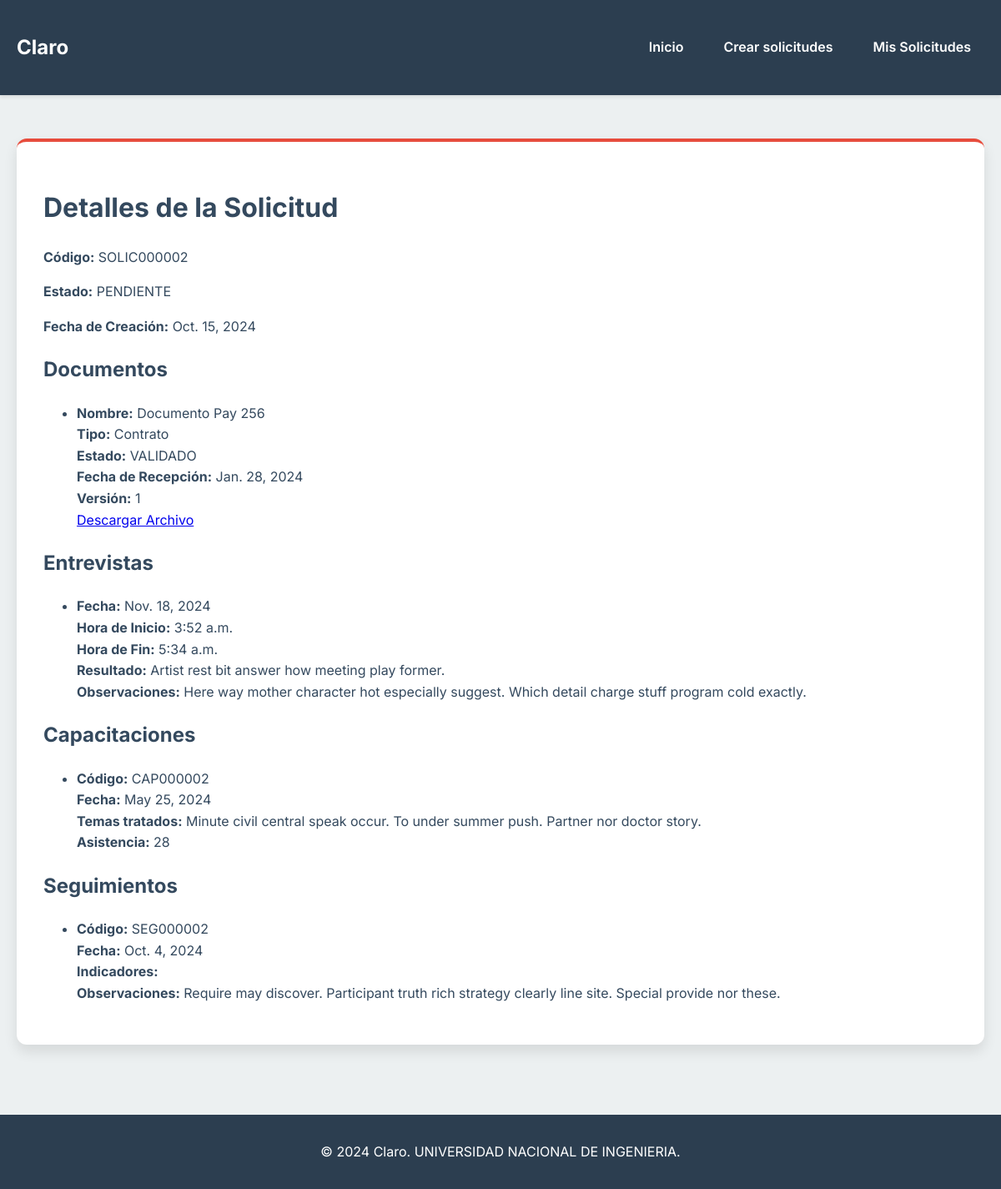
/solicitud/SOLIC000002/ (signed in), run on the app's committed database.
### app/models.py (models this page shows, shortened)
class Solicitud(models.Model):
    ESTADOS = [
        ('PENDIENTE', 'Pendiente'),
        ('COMPLETADA', 'Completada'),
        ('CANCELADA', 'Cancelada'),
    ]
    TIPO_SOLICITUD = [
        ('Distribuidor Autorizado de Claro', 'DAC'),
        ('Centro de Atención Claro', 'CAC'),
    ]
    cod_solicitud = models.CharField(max_length=9, primary_key=True)
    fecha_inicio_solicitud = models.DateField()
    fecha_fin_solicitud = models.DateField(blank=True, null=True)
    fecha_notificacion = models.DateField(blank=True, null=True)
    estado_solicitud = models.CharField(
        max_length=50,
        choices=ESTADOS,
        default='PENDIENTE',
        null=True,
        blank=True
    )
    tipo_solicitud = models.CharField(
        max_length=50,
        choices=TIPO_SOLICITUD
    )
    cod_solicitante = models.ForeignKey(Solicitante, on_delete=models.CASCADE)
    class Meta:
        db_table = 'Solicitud'

class Documento(models.Model):
    ESTADO_VALIDACION = [
        ('VALIDADO', 'Validado'),
        ('RECHAZADO', 'Rechazado'),
        ('PENDIENTE', 'Pendiente')
    ]
    cod_documento = models.CharField(max_length=9, primary_key=True)
    nombre_doc = models.CharField(max_length=100)
    tipo_doc = models.CharField(max_length=50)
    ruta_doc = models.CharField(max_length=255)
    fecha_recibido = models.DateField()
    version = models.IntegerField(default=1)
    estado_validacion = models.CharField(
        max_length=20,
        choices=ESTADO_VALIDACION,
        default='PENDIENTE'
    )
    solicitud = models.ForeignKey(Solicitud, related_name='documentos', on_delete=models.CASCADE)
    cod_analista_ac = models.ForeignKey('AnalistaCredito', related_name='documentos', on_delete=models.SET_NULL, null=True)
    class Meta:
        db_table = 'Documento_adm'

class Entrevista(models.Model):
    cod_entrevista = models.CharField(max_length=9, primary_key=True)
    fecha_entrevista = models.DateField()
    hora_inicio_entrevista = models.TimeField()
    hora_fin_entrevista = models.TimeField()
    resultados_entrevista = models.CharField(max_length=255)
    observaciones_entrevista = models.TextField(blank=True, null=True)
    solicitud = models.ForeignKey(Solicitud, related_name='entrevistas', on_delete=models.CASCADE, null=True)
    class Meta:
        db_table = 'Entrevista'

class Capacitacion(models.Model):
    cod_capacitacion = models.CharField(max_length=9, primary_key=True)
    fecha_capacitacion = models.DateField()
    temas_tratados = models.TextField()
    asistencia = models.IntegerField()
    solicitud = models.ForeignKey(Solicitud, related_name='capacitaciones', on_delete=models.CASCADE, null=True)
    class Meta:
        db_table = 'Capacitacion'

class Seguimiento(models.Model):
    cod_seguimiento = models.CharField(max_length=9, primary_key=True)
    fecha_seguimiento = models.DateField()
    indicadores = models.JSONField()  # Usando JSONField para almacenar métricas clave
    observaciones = models.TextField(blank=True, null=True)
    solicitud = models.ForeignKey(Solicitud, related_name='seguimientos', on_delete=models.CASCADE, null=True)
    class Meta:
        db_table = 'Seguimiento'

### app/views.py (the view)
# urls.py: path('solicitud/<str:cod_solicitud>/', views.solicitud_detalle, name='solicitud_detalle'),
@login_required
def solicitud_detalle(request, cod_solicitud):
    try:
        solicitud = Solicitud.objects.get(cod_solicitud=cod_solicitud)
    except Solicitud.DoesNotExist:
        raise Http404("Solicitud no encontrada")
    documentos = Documento.objects.filter(solicitud_id=solicitud)
    entrevistas = Entrevista.objects.filter(solicitud_id=solicitud)
    capacitaciones = Capacitacion.objects.filter(solicitud_id=solicitud)
    seguimientos = Seguimiento.objects.filter(solicitud_id=solicitud)
    return render(request, 'solicitud_detalle.html', {
        'solicitud': solicitud,
        'documentos': documentos,
        'entrevistas': entrevistas,
        'capacitaciones': capacitaciones,
        'seguimientos': seguimientos,
    })

### app/templates/solicitud_detalle.html (shortened to what this page needs)
{% extends 'base.html' %}
{% block content %}
    <h1>Detalles de la Solicitud</h1>
    <p><strong>Código:</strong> {{ solicitud.cod_solicitud }}</p>
    <p><strong>Estado:</strong> {{ solicitud.estado_solicitud }}</p>
    <p><strong>Fecha de Creación:</strong> {{ solicitud.fecha_inicio_solicitud }}</p>
    <h2>Documentos</h2>
    <ul>
        {% for documento in documentos %}
            <li>
                <strong>Nombre:</strong> {{ documento.nombre_doc }} <br>
                <strong>Tipo:</strong> {{ documento.tipo_doc }} <br>
                <strong>Estado:</strong> {{ documento.estado_validacion }} <br>
                <strong>Fecha de Recepción:</strong> {{ documento.fecha_recibido }} <br>
                <strong>Versión:</strong> {{ documento.version }} <br>
                {% if documento.cod_documento %}
                    <a href="{% url 'serve_couchbase_file' documento.cod_documento %}" target="_blank">
                    Descargar Archivo {{ form.initial.nombre_doc }}
                    </a>
                {% else %}
                <p>No hay archivo para este documento.</p>
                {% endif %}
            </li>
        {% empty %}
            <li>No hay documentos.</li>
        {% endfor %}
    </ul>
    <h2>Entrevistas</h2>
    <ul>
        {% for entrevista in entrevistas %}
            <li>
                <strong>Fecha:</strong> {{ entrevista.fecha_entrevista }} <br>
                <strong>Hora de Inicio:</strong> {{ entrevista.hora_inicio_entrevista }} <br>
                <strong>Hora de Fin:</strong> {{ entrevista.hora_fin_entrevista }} <br>
                <strong>Resultado:</strong> {{ entrevista.resultados_entrevista }} <br>
                <strong>Observaciones:</strong> {{ entrevista.observaciones_entrevista|default:"Sin observaciones" }}
            </li>
        {% empty %}
            <li>No hay entrevistas registradas.</li>
        {% endfor %}
    </ul>
    <h2>Capacitaciones</h2>
    <ul>
        {% for capacitacion in capacitaciones %}
            <li>
                <strong>Código:</strong> {{ capacitacion.cod_capacitacion }} <br>
                <strong>Fecha:</strong> {{ capacitacion.fecha_capacitacion }} <br>
                <strong>Temas tratados:</strong> {{ capacitacion.temas_tratados }} <br>
                <strong>Asistencia:</strong> {{ capacitacion.asistencia }} <br>
            </li>
        {% empty %}
            <li>No hay capacitaciones registradas.</li>
        {% endfor %}
    </ul>
    <h2>Seguimientos</h2>
    <ul>
        {% for seguimiento in seguimientos %}
            <li>
                <strong>Código:</strong> {{ seguimiento.cod_seguimiento }} <br>
                <strong>Fecha:</strong> {{ seguimiento.fecha_seguimiento }} <br>
                <strong>Indicadores:</strong>
                <br>
                <strong>Observaciones:</strong> {{ seguimiento.observaciones|default:"Sin observaciones" }}
            </li>
        {% empty %}
            <li>No hay seguimientos registrados.</li>
        {% endfor %}
    </ul>
{% endblock %}

### app/templates/base.html (shortened to what this page needs)
<!DOCTYPE html>
<html lang="es">
<head>
</head>
<body>
    <nav class="navbar">
        <div class="container navbar-content">
            <a class="navbar-brand" href="/">Claro</a>
            <div class="nav-links">
                <a class="nav-link" href="/">Inicio</a>
                <a class="nav-link" href="{% url 'crear_solicitudes' %}">Crear solicitudes</a>
                <a class="nav-link" href="{% url 'solicitudes_list' %}">Mis Solicitudes</a>
            </div>
        </div>
    </nav>
    <div class="container">
        <div class="card">
            {% block content %}
            {% endblock %}
        </div>
    </div>
    <footer>
        <p>&copy; 2024 Claro. UNIVERSIDAD NACIONAL DE INGENIERIA.</p>
    </footer>
</body>
</html>

### app/templates/base.html (style rules this page uses)
:root { --primary-color: #3498db; --secondary-color: #2ecc71; --accent-color: #e74c3c; --background-color: #ecf0f1; --text-color: #34495e; --card-background: #ffffff; --navbar-background: #2c3e50; --navbar-text: #ffffff; --button-hover: #2980b9; }
body { font-family: 'Inter', sans-serif; background-color: var(--background-color); color: var(--text-color); line-height: 1.6; margin: 0; padding: 0; }
.container { max-width: 1200px; margin: 0 auto; padding: 20px; }
.navbar { background-color: var(--navbar-background); box-shadow: 0 2px 4px rgba(0,0,0,0.1); padding: 1rem 0; margin-bottom: 2rem; position: sticky; top: 0; z-index: 1000; transition: all 0.3s ease; }
.navbar-content { display: flex; justify-content: space-between; align-items: center; }
.navbar-brand { font-weight: 700; color: var(--navbar-text); font-size: 1.5rem; text-decoration: none; }
.nav-links { display: flex; gap: 1rem; }
.nav-link { color: var(--navbar-text); font-weight: 600; text-decoration: none; padding: 0.5rem 1rem; border-radius: 2rem; transition: all 0.3s ease; position: relative; overflow: hidden; }
.nav-link::before { content: ''; position: absolute; top: 0; left: -100%; width: 100%; height: 100%; background-color: rgba(255, 255, 255, 0.1); transition: all 0.3s ease; }
.card { background-color: var(--card-background); border-radius: 12px; box-shadow: 0 8px 16px rgba(0,0,0,0.1); padding: 2rem; margin-bottom: 2rem; border-top: 4px solid var(--accent-color); transition: all 0.3s ease; }
footer { background-color: var(--navbar-background); color: var(--navbar-text); text-align: center; padding: 1rem 0; margin-top: 2rem; }

### data on the page
Solicitud: cod_solicitud "SOLIC000002", estado_solicitud "PENDIENTE", fecha_inicio_solicitud "Oct. 15, 2024"
Documento: nombre_doc "Documento Pay 256", tipo_doc "Contrato", estado_validacion "VALIDADO", fecha_recibido "Jan. 28, 2024", version "1"
Entrevista: fecha_entrevista "Nov. 18, 2024", hora_inicio_entrevista "3:52 a.m.", hora_fin_entrevista "5:34 a.m.", resultados_entrevista "Artist rest bit answer how meeting play former.", observaciones_entrevista "Here way mother character hot especially suggest. Which detail charge stuff program cold exactly."
Capacitacion: cod_capacitacion "CAP000002", fecha_capacitacion "May 25, 2024", temas_tratados "Minute civil central speak occur. To under summer push. Partner nor doctor story.", asistencia "28"
Seguimiento: cod_seguimiento "SEG000002", fecha_seguimiento "Oct. 4, 2024", observaciones "Require may discover. Participant truth rich strategy clearly line site. Special provide nor these."
